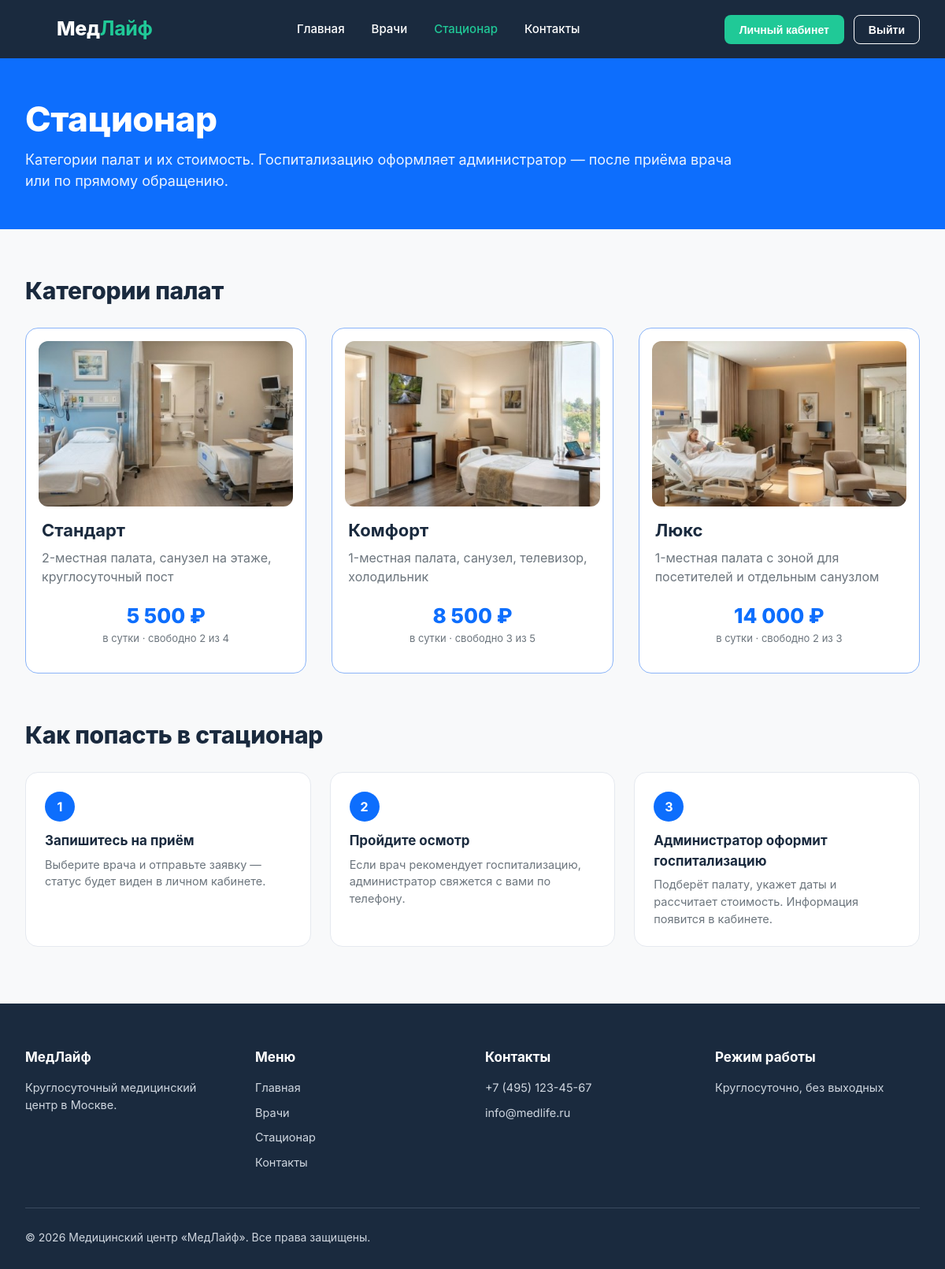
Page /stationary.php (signed in) on the committed database.
### tables this page shows
CREATE TABLE `room_categories` (
  `id`          INT UNSIGNED NOT NULL AUTO_INCREMENT,
  `name`        VARCHAR(100) NOT NULL,
  `description` VARCHAR(255) DEFAULT NULL,
  `price`       DECIMAL(10,2) NOT NULL,
  `photo`       VARCHAR(255) DEFAULT NULL,
  PRIMARY KEY (`id`),
  UNIQUE KEY `uq_room_categories_name` (`name`)
);

### stationary.php (the view, shortened to what this page needs)
<?php
$page_title = 'Стационар'; $active = 'stationary';
$cats = room_stats_by_category();
include 'includes/header.php';
?>
<main>
<section class="banner"><div class="container"><h1>Стационар</h1><p>Категории палат и их стоимость. Госпитализацию оформляет администратор — после приёма врача или по прямому обращению.</p></div></section>
<section class="section" style="padding:56px 0 72px"><div class="container">
  <h2 class="h2">Категории палат</h2>
  <div class="grid3">
    <?php foreach ($cats as $c): ?>
    <div class="room">
      <img src="<?= h($c['photo']) ?>" alt="Палата «<?= h($c['name']) ?>»">
      <h3><?= h($c['name']) ?></h3>
      <p class="desc"><?= h($c['description']) ?></p>
      <div class="price"><?= money($c['price']) ?></div>
      <div class="per">в сутки · свободно <?= (int)$c['free'] ?> из <?= (int)$c['total'] ?></div>
    </div>
    <?php endforeach; ?>
  </div>
  <h2 class="h2" style="margin-top:56px">Как попасть в стационар</h2>
  <div class="how">
    <div class="step"><div class="n">1</div><h4>Запишитесь на приём</h4><p>Выберите врача и отправьте заявку — статус будет виден в личном кабинете.</p></div>
    <div class="step"><div class="n">2</div><h4>Пройдите осмотр</h4><p>Если врач рекомендует госпитализацию, администратор свяжется с вами по телефону.</p></div>
    <div class="step"><div class="n">3</div><h4>Администратор оформит госпитализацию</h4><p>Подберёт палату, укажет даты и рассчитает стоимость. Информация появится в кабинете.</p></div>
  </div>
</div></section>
</main>
<?php include 'includes/footer.php'; ?>

### includes/header.php (shortened to what this page needs)
<?php
$active = $active ?? '';
$u = current_user();
?><!DOCTYPE html>
<html lang="ru">
<head>
<link rel="stylesheet" href="assets/css/style.css">
</head>
<body>
<header class="header">
  <div class="container">
    <a href="index.php" class="logo"><?= icon('heart') ?><span>Мед<b>Лайф</b></span></a>
    <nav class="nav" id="nav">
      <a href="index.php" class="<?= $active=='home'?'active':'' ?>">Главная</a>
      <a href="doctors.php" class="<?= $active=='doctors'?'active':'' ?>">Врачи</a>
      <a href="stationary.php" class="<?= $active=='stationary'?'active':'' ?>">Стационар</a>
      <a href="contacts.php" class="<?= $active=='contacts'?'active':'' ?>">Контакты</a>
    </nav>
    <div class="hright">
      <?php if ($u): ?>
        <a href="<?= $u['role']=='admin' ? 'admin.php' : 'cabinet.php' ?>" class="btn btn-green"><?= $u['role']=='admin' ? 'Админ-панель' : 'Личный кабинет' ?></a>
        <a href="logout.php" class="btn btn-ghost">Выйти</a>
      <?php else: ?>
        <a href="login.php" class="btn btn-ghost">Войти</a>
        <a href="register.php" class="btn btn-green">Регистрация</a>
      <?php endif; ?>
    </div>
  </div>
</header>

### includes/functions.php (shortened to what this page needs)
<?php
function h($s) { return htmlspecialchars((string)$s, ENT_QUOTES, 'UTF-8'); }
function db_exec($sql, $types = '', $params = []) {
    global $link;
    $st = mysqli_prepare($link, $sql);
    if ($types !== '') mysqli_stmt_bind_param($st, $types, ...$params);
    $ok = mysqli_stmt_execute($st);
    return $ok ? $st : false;
}
function db_all($sql, $types = '', $params = []) {
    $st = db_exec($sql, $types, $params);
    $res = mysqli_stmt_get_result($st);
    return $res ? mysqli_fetch_all($res, MYSQLI_ASSOC) : [];
}
function db_one($sql, $types = '', $params = []) {
    $r = db_all($sql, $types, $params);
    return $r ? $r[0] : null;
}
function current_user() {
    static $u = false;
    if ($u === false) {
        $u = isset($_SESSION['user_id']) ? db_one('SELECT id,email,role FROM users WHERE id=?', 'i', [$_SESSION['user_id']]) : null;
    }
    return $u;
}
function money($v) { return number_format((float)$v, 0, ',', ' ') . ' ₽'; }
function room_stats_by_category() {
    return db_all("SELECT c.*, COUNT(r.id) total, COALESCE(SUM(r.status='free'),0) free
        FROM room_categories c LEFT JOIN rooms r ON r.category_id=c.id GROUP BY c.id ORDER BY c.price");
}
function icon($n) {
    $p = [
     'heart'=>'<path d="M20.8 4.6a5.5 5.5 0 0 0-7.8 0L12 5.7l-1-1.1a5.5 5.5 0 0 0-7.8 7.8l1 1.1L12 21l7.8-7.5 1-1.1a5.5 5.5 0 0 0 0-7.8z"/><path d="M3 12h4l2-3 3 6 2-3h7" stroke-width="1.6"/>',
     'calendar'=>'<rect x="3" y="4" width="18" height="18" rx="2"/><path d="M16 2v4M8 2v4M3 10h18"/>',
     'bed'=>'<path d="M2 4v16M2 8h18a2 2 0 0 1 2 2v10M2 17h20M6 8v9"/>',
     'user'=>'<circle cx="12" cy="8" r="4"/><path d="M4 21v-1a6 6 0 0 1 6-6h4a6 6 0 0 1 6 6v1"/>',
     'users'=>'<circle cx="9" cy="8" r="4"/><path d="M2 21v-1a6 6 0 0 1 6-6h2a6 6 0 0 1 6 6v1M17 4a4 4 0 0 1 0 8M22 21v-1a6 6 0 0 0-4-5.6"/>',
     'clock'=>'<circle cx="12" cy="12" r="10"/><path d="M12 6v6l4 2"/>',
     'pin'=>'<path d="M20 10c0 6-8 12-8 12S4 16 4 10a8 8 0 0 1 16 0z"/><circle cx="12" cy="10" r="3"/>',
     'phone'=>'<path d="M22 16.9v3a2 2 0 0 1-2.2 2 19.8 19.8 0 0 1-8.6-3.1 19.5 19.5 0 0 1-6-6A19.8 19.8 0 0 1 2.1 4.2 2 2 0 0 1 4.1 2h3a2 2 0 0 1 2 1.7c.1 1 .4 1.9.7 2.8a2 2 0 0 1-.5 2.1L8.1 9.9a16 16 0 0 0 6 6l1.3-1.3a2 2 0 0 1 2.1-.4c.9.3 1.8.6 2.8.7a2 2 0 0 1 1.7 2z"/>',
     'mail'=>'<rect x="2" y="4" width="20" height="16" rx="2"/><path d="m22 7-10 6L2 7"/>',
     'search'=>'<circle cx="11" cy="11" r="8"/><path d="m21 21-4.3-4.3"/>',
     'door'=>'<path d="M6 21V4a1 1 0 0 1 1-1h10a1 1 0 0 1 1 1v17M3 21h18M14 12h.01"/>',
     'briefcase'=>'<rect x="2" y="7" width="20" height="14" rx="2"/><path d="M16 21V5a2 2 0 0 0-2-2h-4a2 2 0 0 0-2 2v16"/>',
    ];
    return '<svg class="i" viewBox="0 0 24 24">' . ($p[$n] ?? '') . '</svg>';
}

### includes/footer.php (shortened to what this page needs)
<footer class="footer">
  <div class="container">
    <div class="fcols">
      <div><h4>МедЛайф</h4><p>Круглосуточный медицинский центр в Москве.</p></div>
      <div><h4>Меню</h4><a href="index.php">Главная</a><a href="doctors.php">Врачи</a><a href="stationary.php">Стационар</a><a href="contacts.php">Контакты</a></div>
      <div><h4>Контакты</h4><p>+7 (495) 123-45-67</p><p>info@medlife.ru</p></div>
      <div><h4>Режим работы</h4><p>Круглосуточно, без выходных</p></div>
    </div>
    <div class="copy">© <?= date('Y') ?> Медицинский центр «МедЛайф». Все права защищены.</div>
  </div>
</footer>
</body>
</html>

### assets/css/style.css (style rules this page uses)
:root { --blue:#0d6efd;--blue-d:#0b5ed7;--green:#20c997;--navy:#1a2a3e;--text:#1a2a3e;--muted:#6c757d;--bg:#f8f9fa;--line:#e5e9ef;--white:#fff;--r:16px }
* { box-sizing:border-box;margin:0;padding:0 }
html { scroll-behavior:smooth }
body { font-family:'Inter',-apple-system,'Segoe UI',Roboto,Arial,sans-serif;color:var(--text);background:var(--bg);line-height:1.5;font-size:16px;min-height:100vh;display:flex;flex-direction:column }
main { flex:1 }
a { color:inherit;text-decoration:none }
img { max-width:100%;display:block }
.container { max-width:1280px;margin:0 auto;padding:0 32px }
svg.i { width:1em;height:1em;stroke:currentColor;fill:none;stroke-width:2;stroke-linecap:round;stroke-linejoin:round;vertical-align:-.125em }
.btn { display:inline-flex;align-items:center;justify-content:center;gap:8px;padding:11px 22px;border-radius:8px;font:600 15px 'Inter',sans-serif;border:1.5px solid transparent;cursor:pointer;transition:.15s;white-space:nowrap }
.btn-green { background:var(--green);color:#fff }
.btn-ghost { background:transparent;border-color:#fff;color:#fff }
.header { background:var(--navy);color:#fff;height:74px;position:sticky;top:0;z-index:50 }
.header .container { height:100%;display:flex;align-items:center;justify-content:space-between;gap:24px }
.logo { display:flex;align-items:center;gap:10px;font-size:25px;font-weight:800;letter-spacing:-.3px }
.logo svg { width:30px;height:30px;stroke:var(--green) }
.logo b { color:var(--green) }
.nav { display:flex;gap:34px;font-weight:500;font-size:15px }
.nav a { padding:6px 0 }
.nav a:hover,.nav a.active { color:var(--green) }
.hright { display:flex;gap:12px;align-items:center }
.header .btn { padding:9px 18px;font-size:14px }
.banner { background:var(--blue);color:#fff;padding:52px 0 48px }
.banner h1 { font-size:44px;font-weight:800;letter-spacing:-.5px;line-height:1.15 }
.banner p { font-size:18px;opacity:.92;margin-top:12px;max-width:900px }
.section { padding:80px 0 }
.grid3 { display:grid;grid-template-columns:repeat(3,1fr);gap:32px }
.room { background:#fff;border:1.5px solid #8ab4f8;border-radius:var(--r);padding:16px 16px 22px }
.room img { width:100%;height:210px;object-fit:cover;border-radius:12px;margin-bottom:14px }
.room h3 { font-size:22px;font-weight:700;padding:0 4px }
.room .desc { color:var(--muted);padding:6px 4px 12px;min-height:72px }
.room .price { text-align:center;color:var(--blue);font-size:26px;font-weight:800 }
.room .per { text-align:center;color:var(--muted);font-size:13px;margin-bottom:12px }
.h2 { font-size:30px;font-weight:800;margin-bottom:24px;letter-spacing:-.3px }
.how { display:grid;grid-template-columns:repeat(3,1fr);gap:24px;margin-top:8px }
.how .step { background:#fff;border:1px solid var(--line);border-radius:var(--r);padding:24px }
.how .n { width:38px;height:38px;border-radius:50%;background:var(--blue);color:#fff;font-weight:700;display:flex;align-items:center;justify-content:center;margin-bottom:12px }
.how h4 { font-size:17px;margin-bottom:6px }
.how p { color:var(--muted);font-size:14.5px }
.footer { background:var(--navy);color:#cfd6df;padding:56px 0 30px;margin-top:auto }
.fcols { display:grid;grid-template-columns:repeat(4,1fr);gap:32px;padding-bottom:36px;border-bottom:1px solid #3a4a5f }
.footer h4 { color:#fff;font-size:17px;margin-bottom:14px }
.footer p,.footer a { display:block;font-size:14.5px;margin-bottom:10px;color:#cfd6df }
.copy { padding-top:26px;font-size:14px }

### rows in the picture
room_categories: photo (picture), name "Стандарт", description "2-местная палата, санузел на этаже, круглосуточный пост", price "5 500 ₽", free "2", total "4"
room_categories: photo (picture), name "Комфорт", description "1-местная палата, санузел, телевизор, холодильник", price "8 500 ₽", free "3", total "5"
room_categories: photo (picture), name "Люкс", description "1-местная палата с зоной для посетителей и отдельным санузлом", price "14 000 ₽", free "2", total "3"
